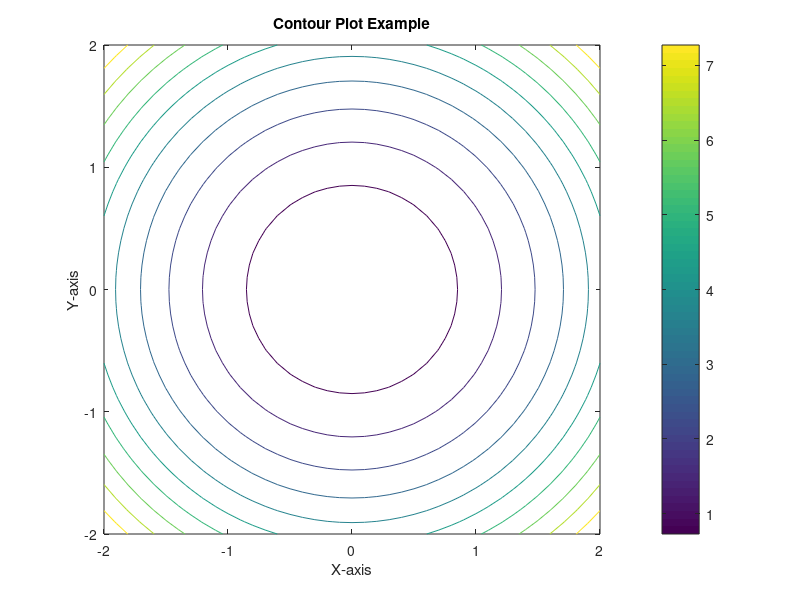

Write MATLAB code to recreate this figure.
clear
clc
%%
% Create a grid of x and y values
[x, y] = meshgrid(-2:0.1:2, -2:0.1:2);

% Define a function to generate z values (you can replace this with your own function)
z = x.^2 + y.^2;

% Create a contour plot
contour(x, y, z);

% Add labels and title
xlabel('X-axis');
ylabel('Y-axis');
title('Contour Plot Example');

% Add a colorbar for reference
colorbar;
